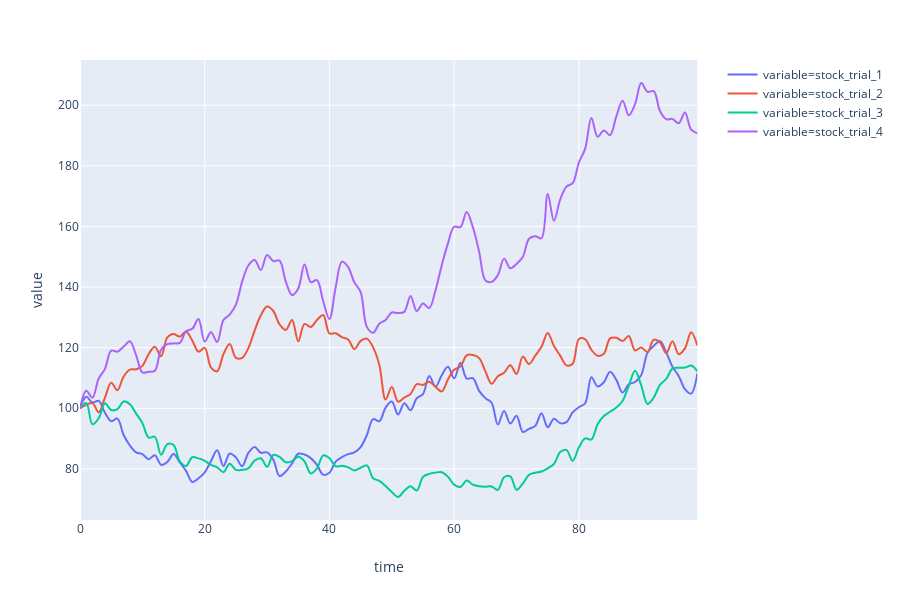

Notebook cell for this chart:
### Code cell
df = pd.DataFrame(S)
df["time"] = list(df.index)
pre_fix = "stock_trial_"
df.columns = [pre_fix + str(x) if x!="time" else "time" for x in df.columns]
df = pd.melt(df, id_vars=['time'], value_vars=[pre_fix + x for x in ['1', '2','3','4']])

fig = px.line(df, x="time", y="value", color="variable", line_group="variable", hover_name="variable",
        line_shape="spline", render_mode="svg")
fig.show()

### Figure 1 — Plotly figure (JSON) as saved in the notebook; plotly's stock layout.template omitted (floating-point values rounded to 4 significant figures)
{"data": [{"hoverlabel": {"namelength": 0}, "hovertemplate": "<b>%{hovertext}</b><br><br>variable=stock_trial_1<br>time=%{x}<br>value=%{y}", "hovertext": ["stock_trial_1", "stock_trial_1", "stock_trial_1", "stock_trial_1", "stock_trial_1", "stock_trial_1", "stock_trial_1", "stock_trial_1", "stock_trial_1", "stock_trial_1", "stock_trial_1", "stock_trial_1", "stock_trial_1", "stock_trial_1", "stock_trial_1", "stock_trial_1", "stock_trial_1", "stock_trial_1", "stock_trial_1", "stock_trial_1", "stock_trial_1", "stock_trial_1", "stock_trial_1", "stock_trial_1", "stock_trial_1", "stock_trial_1", "stock_trial_1", "stock_trial_1", "stock_trial_1", "stock_trial_1", "stock_trial_1", "stock_trial_1", "stock_trial_1", "stock_trial_1", "stock_trial_1", "stock_trial_1", "stock_trial_1", "stock_trial_1", "stock_trial_1", "stock_trial_1", "stock_trial_1", "stock_trial_1", "stock_trial_1", "stock_trial_1", "stock_trial_1", "stock_trial_1", "stock_trial_1", "stock_trial_1", "stock_trial_1", "stock_trial_1", "stock_trial_1", "stock_trial_1", "stock_trial_1", "stock_trial_1", "stock_trial_1", "stock_trial_1", "stock_trial_1", "stock_trial_1", "stock_trial_1", "stock_trial_1", "stock_trial_1", "stock_trial_1", "stock_trial_1", "stock_trial_1", "stock_trial_1", "stock_trial_1", "stock_trial_1", "stock_trial_1", "stock_trial_1", "stock_trial_1", "stock_trial_1", "stock_trial_1", "stock_trial_1", "stock_trial_1", "stock_trial_1", "stock_trial_1", "stock_trial_1", "stock_trial_1", "stock_trial_1", "stock_trial_1", "stock_trial_1", "stock_trial_1", "stock_trial_1", "stock_trial_1", "stock_trial_1", "stock_trial_1", "stock_trial_1", "stock_trial_1", "stock_trial_1", "stock_trial_1", "stock_trial_1", "stock_trial_1", "stock_trial_1", "stock_trial_1", "stock_trial_1", "stock_trial_1", "stock_trial_1", "stock_trial_1", "stock_trial_1", "stock_trial_1"], "legendgroup": "variable=stock_trial_1", "line": {"color": "#636efa", "dash": "solid", "shape": "spline"}, "mode": "lines", "name": "variable=stock_trial_1", "showlegend": true, "type": "scatter", "x": [0, 1, 2, 3, 4, 5, 6, 7, 8, 9, 10, 11, 12, 13, 14, 15, 16, 17, 18, 19, 20, 21, 22, 23, 24, 25, 26, 27, 28, 29, 30, 31, 32, 33, 34, 35, 36, 37, 38, 39, 40, 41, 42, 43, 44, 45, 46, 47, 48, 49, 50, 51, 52, 53, 54, 55, 56, 57, 58, 59, 60, 61, 62, 63, 64, 65, 66, 67, 68, 69, 70, 71, 72, 73, 74, 75, 76, 77, 78, 79, 80, 81, 82, 83, 84, 85, 86, 87, 88, 89, 90, 91, 92, 93, 94, 95, 96, 97, 98, 99], "xaxis": "x", "y": [100, 103.8, 101.9, 102.5, 98.53, 95.75, 96.59, 91.2, 87.72, 85.45, 84.88, 83.23, 84.51, 81.35, 82.31, 84.92, 82.16, 79.36, 75.66, 76.9, 78.88, 82.55, 86.13, 80.96, 85.1, 83.81, 80.9, 85.3, 87.24, 85.32, 85.43, 83.02, 77.64, 79.14, 81.82, 84.99, 84.74, 83.55, 81.31, 78.1, 78.76, 82.4, 83.9, 84.88, 85.48, 87.2, 91.18, 96.45, 95.74, 100.2, 102.2, 97.94, 101.7, 99.33, 103.3, 104.7, 110.6, 107.1, 110.9, 113.7, 109.9, 115.0, 109.8, 109.9, 105.7, 103.4, 101.8, 94.62, 99.14, 94.95, 97.55, 92.18, 93.24, 94.19, 98.4, 93.78, 96.56, 95.09, 95.42, 98.63, 100.4, 101.7, 110.2, 107.2, 108.6, 112.1, 109.4, 105.2, 107.9, 108.7, 111.0, 118.3, 120.6, 122.2, 118.4, 113.7, 110.7, 106.3, 104.9, 111.5], "yaxis": "y"}, {"hoverlabel": {"namelength": 0}, "hovertemplate": "<b>%{hovertext}</b><br><br>variable=stock_trial_2<br>time=%{x}<br>value=%{y}", "hovertext": ["stock_trial_2", "stock_trial_2", "stock_trial_2", "stock_trial_2", "stock_trial_2", "stock_trial_2", "stock_trial_2", "stock_trial_2", "stock_trial_2", "stock_trial_2", "stock_trial_2", "stock_trial_2", "stock_trial_2", "stock_trial_2", "stock_trial_2", "stock_trial_2", "stock_trial_2", "stock_trial_2", "stock_trial_2", "stock_trial_2", "stock_trial_2", "stock_trial_2", "stock_trial_2", "stock_trial_2", "stock_trial_2", "stock_trial_2", "stock_trial_2", "stock_trial_2", "stock_trial_2", "stock_trial_2", "stock_trial_2", "stock_trial_2", "stock_trial_2", "stock_trial_2", "stock_trial_2", "stock_trial_2", "stock_trial_2", "stock_trial_2", "stock_trial_2", "stock_trial_2", "stock_trial_2", "stock_trial_2", "stock_trial_2", "stock_trial_2", "stock_trial_2", "stock_trial_2", "stock_trial_2", "stock_trial_2", "stock_trial_2", "stock_trial_2", "stock_trial_2", "stock_trial_2", "stock_trial_2", "stock_trial_2", "stock_trial_2", "stock_trial_2", "stock_trial_2", "stock_trial_2", "stock_trial_2", "stock_trial_2", "stock_trial_2", "stock_trial_2", "stock_trial_2", "stock_trial_2", "stock_trial_2", "stock_trial_2", "stock_trial_2", "stock_trial_2", "stock_trial_2", "stock_trial_2", "stock_trial_2", "stock_trial_2", "stock_trial_2", "stock_trial_2", "stock_trial_2", "stock_trial_2", "stock_trial_2", "stock_trial_2", "stock_trial_2", "stock_trial_2", "stock_trial_2", "stock_trial_2", "stock_trial_2", "stock_trial_2", "stock_trial_2", "stock_trial_2", "stock_trial_2", "stock_trial_2", "stock_trial_2", "stock_trial_2", "stock_trial_2", "stock_trial_2", "stock_trial_2", "stock_trial_2", "stock_trial_2", "stock_trial_2", "stock_trial_2", "stock_trial_2", "stock_trial_2", "stock_trial_2"], "legendgroup": "variable=stock_trial_2", "line": {"color": "#EF553B", "dash": "solid", "shape": "spline"}, "mode": "lines", "name": "variable=stock_trial_2", "showlegend": true, "type": "scatter", "x": [0, 1, 2, 3, 4, 5, 6, 7, 8, 9, 10, 11, 12, 13, 14, 15, 16, 17, 18, 19, 20, 21, 22, 23, 24, 25, 26, 27, 28, 29, 30, 31, 32, 33, 34, 35, 36, 37, 38, 39, 40, 41, 42, 43, 44, 45, 46, 47, 48, 49, 50, 51, 52, 53, 54, 55, 56, 57, 58, 59, 60, 61, 62, 63, 64, 65, 66, 67, 68, 69, 70, 71, 72, 73, 74, 75, 76, 77, 78, 79, 80, 81, 82, 83, 84, 85, 86, 87, 88, 89, 90, 91, 92, 93, 94, 95, 96, 97, 98, 99], "xaxis": "x", "y": [100, 101.1, 101.7, 98.71, 103.5, 108.4, 105.9, 110.5, 112.8, 112.9, 114.0, 117.8, 120.3, 117.2, 123.4, 124.5, 123.6, 125.3, 122.4, 118.7, 119.9, 113.5, 112.2, 117.8, 121.2, 116.6, 116.6, 119.9, 125.6, 130.7, 133.6, 132.1, 127.7, 125.9, 129.1, 122.1, 127.8, 126.8, 129.1, 130.8, 124.7, 124.8, 123.4, 122.7, 119.5, 122.2, 123.0, 120.1, 114.3, 102.9, 107.1, 102.2, 103.6, 104.7, 108.0, 107.7, 108.7, 107.1, 105.5, 109.5, 112.7, 113.7, 117.5, 117.6, 116.5, 112.3, 108.1, 110.6, 111.7, 114.2, 111.3, 117.0, 114.6, 117.4, 120.3, 124.8, 120.5, 117.4, 114.2, 114.7, 122.9, 122.8, 119.3, 117.3, 118.0, 123.1, 123.3, 122.2, 123.9, 119.1, 120.1, 118.6, 122.6, 121.7, 118.2, 122.1, 117.9, 119.7, 125.1, 120.7], "yaxis": "y"}, {"hoverlabel": {"namelength": 0}, "hovertemplate": "<b>%{hovertext}</b><br><br>variable=stock_trial_3<br>time=%{x}<br>value=%{y}", "hovertext": ["stock_trial_3", "stock_trial_3", "stock_trial_3", "stock_trial_3", "stock_trial_3", "stock_trial_3", "stock_trial_3", "stock_trial_3", "stock_trial_3", "stock_trial_3", "stock_trial_3", "stock_trial_3", "stock_trial_3", "stock_trial_3", "stock_trial_3", "stock_trial_3", "stock_trial_3", "stock_trial_3", "stock_trial_3", "stock_trial_3", "stock_trial_3", "stock_trial_3", "stock_trial_3", "stock_trial_3", "stock_trial_3", "stock_trial_3", "stock_trial_3", "stock_trial_3", "stock_trial_3", "stock_trial_3", "stock_trial_3", "stock_trial_3", "stock_trial_3", "stock_trial_3", "stock_trial_3", "stock_trial_3", "stock_trial_3", "stock_trial_3", "stock_trial_3", "stock_trial_3", "stock_trial_3", "stock_trial_3", "stock_trial_3", "stock_trial_3", "stock_trial_3", "stock_trial_3", "stock_trial_3", "stock_trial_3", "stock_trial_3", "stock_trial_3", "stock_trial_3", "stock_trial_3", "stock_trial_3", "stock_trial_3", "stock_trial_3", "stock_trial_3", "stock_trial_3", "stock_trial_3", "stock_trial_3", "stock_trial_3", "stock_trial_3", "stock_trial_3", "stock_trial_3", "stock_trial_3", "stock_trial_3", "stock_trial_3", "stock_trial_3", "stock_trial_3", "stock_trial_3", "stock_trial_3", "stock_trial_3", "stock_trial_3", "stock_trial_3", "stock_trial_3", "stock_trial_3", "stock_trial_3", "stock_trial_3", "stock_trial_3", "stock_trial_3", "stock_trial_3", "stock_trial_3", "stock_trial_3", "stock_trial_3", "stock_trial_3", "stock_trial_3", "stock_trial_3", "stock_trial_3", "stock_trial_3", "stock_trial_3", "stock_trial_3", "stock_trial_3", "stock_trial_3", "stock_trial_3", "stock_trial_3", "stock_trial_3", "stock_trial_3", "stock_trial_3", "stock_trial_3", "stock_trial_3", "stock_trial_3"], "legendgroup": "variable=stock_trial_3", "line": {"color": "#00cc96", "dash": "solid", "shape": "spline"}, "mode": "lines", "name": "variable=stock_trial_3", "showlegend": true, "type": "scatter", "x": [0, 1, 2, 3, 4, 5, 6, 7, 8, 9, 10, 11, 12, 13, 14, 15, 16, 17, 18, 19, 20, 21, 22, 23, 24, 25, 26, 27, 28, 29, 30, 31, 32, 33, 34, 35, 36, 37, 38, 39, 40, 41, 42, 43, 44, 45, 46, 47, 48, 49, 50, 51, 52, 53, 54, 55, 56, 57, 58, 59, 60, 61, 62, 63, 64, 65, 66, 67, 68, 69, 70, 71, 72, 73, 74, 75, 76, 77, 78, 79, 80, 81, 82, 83, 84, 85, 86, 87, 88, 89, 90, 91, 92, 93, 94, 95, 96, 97, 98, 99], "xaxis": "x", "y": [100, 101.7, 94.7, 96.71, 101.7, 99.42, 99.69, 102.3, 101.3, 98.22, 95.14, 90.34, 90.61, 84.65, 88.16, 87.87, 82.52, 80.99, 83.83, 83.47, 82.66, 81.29, 80.54, 78.93, 81.73, 79.7, 79.72, 80.2, 82.73, 83.5, 80.68, 84.58, 83.97, 82.18, 82.56, 84.03, 82.47, 78.52, 80.19, 84.45, 83.5, 80.87, 81.01, 80.52, 79.5, 80.37, 81.16, 76.91, 76.05, 74.37, 72.39, 70.73, 72.76, 74.27, 72.85, 77.35, 78.35, 78.77, 78.9, 77.38, 74.8, 74.04, 76.17, 74.81, 74.26, 74.11, 74.2, 73.08, 77.24, 77.53, 73.12, 75.15, 78.02, 78.74, 79.14, 80.2, 81.61, 85.54, 86.28, 82.63, 87.12, 90.07, 89.7, 94.77, 97.44, 98.87, 100.3, 102.4, 107.4, 112.4, 107.5, 101.4, 103.6, 107.7, 109.7, 113.1, 113.4, 113.4, 114.1, 112.2], "yaxis": "y"}, {"hoverlabel": {"namelength": 0}, "hovertemplate": "<b>%{hovertext}</b><br><br>variable=stock_trial_4<br>time=%{x}<br>value=%{y}", "hovertext": ["stock_trial_4", "stock_trial_4", "stock_trial_4", "stock_trial_4", "stock_trial_4", "stock_trial_4", "stock_trial_4", "stock_trial_4", "stock_trial_4", "stock_trial_4", "stock_trial_4", "stock_trial_4", "stock_trial_4", "stock_trial_4", "stock_trial_4", "stock_trial_4", "stock_trial_4", "stock_trial_4", "stock_trial_4", "stock_trial_4", "stock_trial_4", "stock_trial_4", "stock_trial_4", "stock_trial_4", "stock_trial_4", "stock_trial_4", "stock_trial_4", "stock_trial_4", "stock_trial_4", "stock_trial_4", "stock_trial_4", "stock_trial_4", "stock_trial_4", "stock_trial_4", "stock_trial_4", "stock_trial_4", "stock_trial_4", "stock_trial_4", "stock_trial_4", "stock_trial_4", "stock_trial_4", "stock_trial_4", "stock_trial_4", "stock_trial_4", "stock_trial_4", "stock_trial_4", "stock_trial_4", "stock_trial_4", "stock_trial_4", "stock_trial_4", "stock_trial_4", "stock_trial_4", "stock_trial_4", "stock_trial_4", "stock_trial_4", "stock_trial_4", "stock_trial_4", "stock_trial_4", "stock_trial_4", "stock_trial_4", "stock_trial_4", "stock_trial_4", "stock_trial_4", "stock_trial_4", "stock_trial_4", "stock_trial_4", "stock_trial_4", "stock_trial_4", "stock_trial_4", "stock_trial_4", "stock_trial_4", "stock_trial_4", "stock_trial_4", "stock_trial_4", "stock_trial_4", "stock_trial_4", "stock_trial_4", "stock_trial_4", "stock_trial_4", "stock_trial_4", "stock_trial_4", "stock_trial_4", "stock_trial_4", "stock_trial_4", "stock_trial_4", "stock_trial_4", "stock_trial_4", "stock_trial_4", "stock_trial_4", "stock_trial_4", "stock_trial_4", "stock_trial_4", "stock_trial_4", "stock_trial_4", "stock_trial_4", "stock_trial_4", "stock_trial_4", "stock_trial_4", "stock_trial_4", "stock_trial_4"], "legendgroup": "variable=stock_trial_4", "line": {"color": "#ab63fa", "dash": "solid", "shape": "spline"}, "mode": "lines", "name": "variable=stock_trial_4", "showlegend": true, "type": "scatter", "x": [0, 1, 2, 3, 4, 5, 6, 7, 8, 9, 10, 11, 12, 13, 14, 15, 16, 17, 18, 19, 20, 21, 22, 23, 24, 25, 26, 27, 28, 29, 30, 31, 32, 33, 34, 35, 36, 37, 38, 39, 40, 41, 42, 43, 44, 45, 46, 47, 48, 49, 50, 51, 52, 53, 54, 55, 56, 57, 58, 59, 60, 61, 62, 63, 64, 65, 66, 67, 68, 69, 70, 71, 72, 73, 74, 75, 76, 77, 78, 79, 80, 81, 82, 83, 84, 85, 86, 87, 88, 89, 90, 91, 92, 93, 94, 95, 96, 97, 98, 99], "xaxis": "x", "y": [100, 105.8, 103.5, 109.8, 113.0, 119.0, 118.7, 120.3, 122.1, 117.5, 111.8, 112.1, 112.4, 119.3, 121.2, 121.4, 121.6, 125.4, 126.2, 129.4, 122.0, 125.1, 121.9, 129.1, 130.9, 134.2, 141.8, 147.1, 148.9, 145.6, 150.6, 148.6, 148.7, 141.8, 137.4, 139.6, 147.4, 141.7, 142.3, 135.3, 129.4, 140.0, 148.4, 146.6, 141.5, 138.3, 126.9, 124.9, 127.9, 129.2, 131.6, 131.4, 131.8, 137.1, 132.0, 134.6, 133.1, 138.9, 147.1, 154.4, 159.9, 159.8, 164.8, 159.7, 151.7, 142.2, 141.7, 143.9, 149.4, 146.2, 147.6, 149.9, 155.9, 156.8, 156.1, 170.7, 161.8, 168.9, 173.1, 174.3, 181.1, 185.7, 195.8, 189.6, 191.7, 190.1, 196.3, 201.5, 196.7, 200.3, 207.3, 204.4, 204.6, 198.1, 195.4, 195.5, 194.0, 197.6, 191.9, 190.7], "yaxis": "y"}], "layout": {"height": 600, "legend": {"tracegroupgap": 0}, "margin": {"t": 60}, "xaxis": {"anchor": "y", "domain": [0, 0.98], "title": {"text": "time"}}, "yaxis": {"anchor": "x", "domain": [0, 1], "title": {"text": "value"}}}}
